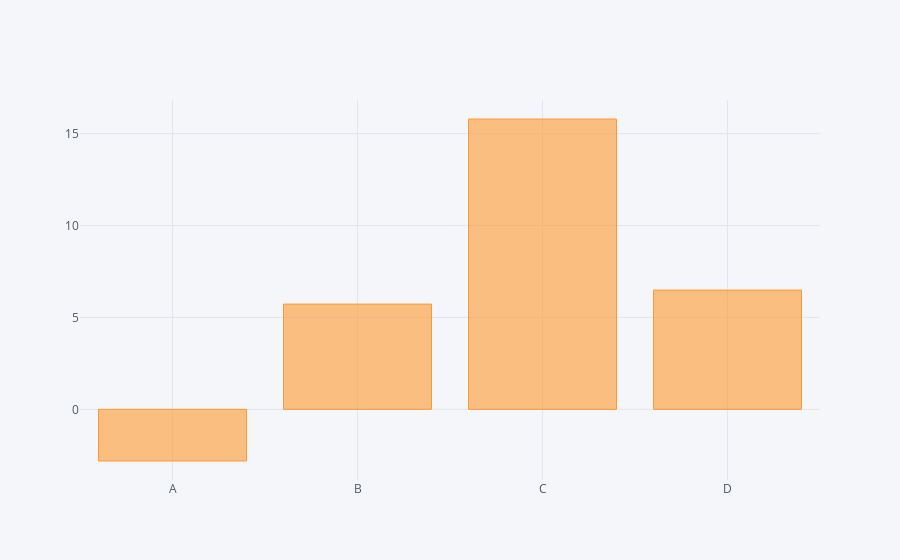

Notebook cell for this chart:
### Code cell
df.sum().iplot(kind='bar')

### Figure 1 — Plotly figure (JSON) as saved in the notebook; plotly's stock layout.template omitted (floating-point values rounded to 4 significant figures)
{"data": [{"marker": {"color": "rgba(255, 153, 51, 0.6)", "line": {"color": "rgba(255, 153, 51, 1.0)", "width": 1}}, "name": "None", "orientation": "v", "text": "", "type": "bar", "uid": "3c814107-d5e5-417e-ab68-b0856afb11fd", "x": ["A", "B", "C", "D"], "y": [-2.811, 5.725, 15.79, 6.488]}], "layout": {"legend": {"bgcolor": "#F5F6F9", "font": {"color": "#4D5663"}}, "paper_bgcolor": "#F5F6F9", "plot_bgcolor": "#F5F6F9", "title": {"font": {"color": "#4D5663"}}, "xaxis": {"gridcolor": "#E1E5ED", "showgrid": true, "tickfont": {"color": "#4D5663"}, "title": {"font": {"color": "#4D5663"}, "text": ""}, "zerolinecolor": "#E1E5ED"}, "yaxis": {"gridcolor": "#E1E5ED", "showgrid": true, "tickfont": {"color": "#4D5663"}, "title": {"font": {"color": "#4D5663"}, "text": ""}, "zerolinecolor": "#E1E5ED"}}}
